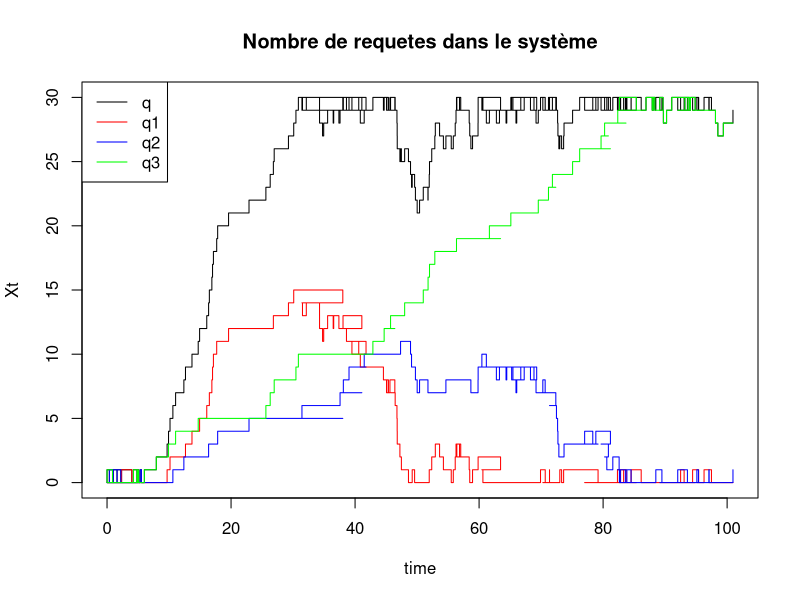

Recreate this plot in R.
## ---- chunk 1
knitr::opts_chunk$set(echo = TRUE)
## ---- chunk 2
simQueue <- function(lambda, mu, N, t, p1, p2, p3, debug, plotXt) {
  
  print('*****[INFO] Vérification des paramètres*****')
  stopifnot(p1+p2+p3==1) # On arrête si p1+p2+p3 != 1
  stopifnot(lambda!=mu) # On arrête si lambda = mu (on ne veut pas ro = 1 pour éviter une division par 0)
  
  print('*****[INFO] Initialisation du serveur*****')
  t.end   <- t # Durée max de la simulation
  t.clock <- 0    # Durée courante

  q <- 0 # Queue Générale
  q1 <- 0 # Part p1
  q2 <- 0 # Part p2
  q3 <- 0 # Part p3
  nextJob <- rexp(1,lambda) # Tps avant le prochain job
  nextDep <- 0 # Prochain départ
  tours <- 0 # Variable pour compter les tours (nombre de jobs total)
  nbLaunch <- 0 # Nombre de jobs lancés (général)
  nbLaunch1 <- 0 # Nombre de jobs lancés (p1)
  nbLaunch2 <- 0 # Nombre de jobs lancés (p2)
  nbLaunch3 <- 0 # Nombre de jobs lancés (p3)
  nbTerm <- 0 # Nombre de jobs terminés (général)
  nbTerm1 <- 0 # Nombre de jobs terminés (p1)
  nbTerm2 <- 0 # Nombre de jobs terminés (p2)
  nbTerm3 <- 0 # Nombre de jobs terminés (p3)
  nbCancelled <- 0 # Nombre de jobs annulés
  sommeReq <- 0 # Somme de la séquence des nombres de requetes en queue (pour la moyenne)
  
  # Si l'utilisateur veut plotter, on prépare le plot
  if(plotXt) {
    xax <- 0 # Axe du temps
    yax <- 0 # Axe du nombre de requetes à un instant t (total)
    yax1 <- 0 # Axe du nombre de requetes à un instant t (p1)
    yax2 <- 0 # Axe du nombre de requetes à un instant t (p2)
    yax3 <- 0 # Axe du nombre de requetes à un instant t (p3)
  }

  #On va faire du fifo
  print('*****[INFO] Démarrage*****')
  while(t.clock < t.end) { # Tant que c'est pas fini
    if((nextJob < nextDep && q < N) || q == 0) { # Si c'est le 1er tour ou qu'on doit ajouter un job
      if(debug) # On affiche les jobs lancés en debug
        print('*****[DEBUG/INFO] Un job a été lancé !*****')
      t.clock = t.clock + nextJob # On augmente le tps virtuel
      if(q==0) { # Si la queue est vide
        nextDep = nextDep - nextJob # On peut préparer le prochain départ
      }
      nextJob = rexp(1,lambda) # On génère le job suivant
      q = q + 1 # On le met dans la queue
      v <- runif(1) # On tire un nombre dans [0,1]
      if(v < p1) { # Si la requete est prioritaire
        q1 = q1 + 1
        nbLaunch1 = nbLaunch1 + 1 # On le compte
      } else if(v < (p1+p2)) { # Sinon si la requete est normale
        q2 = q2 + 1
        nbLaunch2 = nbLaunch2 + 1 # On le compte
      } else { # Sinon la requete est lente
        q3 = q3 + 1
        nbLaunch3 = nbLaunch3 + 1 # On le compte
      }
      nbLaunch = nbLaunch + 1 # On le compte
    } else { # Sinon, on va peut être annuler ou terminer un job
      if(debug) # En mode debug
        print('*****[DEBUG/INFO] Un job a été terminé !*****')
      if(nextJob < nextDep && debug) # En mode debug
        print('*****[DEBUG/WARNING] Un job a été annulé !*****')
      if(nextJob < nextDep) # Si on était censés recevoir un job, on l'annule car la queue est pleine
        nbCancelled = nbCancelled +1
      t.clock = t.clock + nextDep # On augmente le tps virtuel
      nextJob = nextJob - nextDep # On peu préparer le prochain job
      nextDep = rexp(1,mu) # On génère le prochain départ (tps de service)
      q = q - 1 # On enlève le job annulé de la queue
      if(q1 > 0) { # On prend en priorité la q1
        q1 = q1 -1
        nbTerm1 = nbTerm1 + 1 # On le compte 
      } else if(q2 > 0) { # Puis la q2
        q2 = q2 -1
        nbTerm2 = nbTerm2 + 1 # On le compte 
      } else { # Et enfin la q3
        q3 = q3 - 1
        nbTerm3 = nbTerm3 + 1 # On le compte 
      }
      nbTerm = nbTerm + 1 # On le compte 
    }
    tours = tours + 1 # On compte les tours
    sommeReq = sommeReq + q # On somme la moyenne des requetes
    if(plotXt) { # Si on veut plotter
      xax = c(xax,t.clock) # On combine les vecteurs
      yax = c(yax,q) # On combine les vecteurs (total)
      yax1 = c(yax1,q1) # On combine les vecteurs (p1)
      yax2 = c(yax2,q2) # On combine les vecteurs (p1)
      yax3 = c(yax3,q3) # On combine les vecteurs (p1)
    }
  }
  
  if(plotXt) { # Si on veut plotter
    #Légende du graph
    plot(xax, yax, xlab="time", ylab="Xt", type="s", main="Nombre de requetes dans le système") # On plote
    points(xax, yax1, col="red", pch=NA_integer_)
    lines(xax, yax1, col="red",type="s")
    points(xax, yax2, col="blue", pch=NA_integer_)
    lines(xax, yax2, col="blue",type="s")
    points(xax, yax3, col="green", pch=NA_integer_)
    lines(xax, yax3, col="green",type="s")
    legend("topleft",legend=c("q","q1","q2","q3"), col=c("black", "red","blue","green"),lty=c(1,1,1,1), ncol=1)
  }
  
  print('*****[INFO] Nombre d\'éléments en queue (total) :*****')
  print(q)
  print('*****[INFO] Nombre d\'éléments en queue (p1) :*****')
  print(q1)
  print('*****[INFO] Nombre d\'éléments en queue (p2) :*****')
  print(q2)
  print('*****[INFO] Nombre d\'éléments en queue (p3) :*****')
  print(q3)
  print('*****[INFO] Nombre de jobs lancés (total) :*****')
  print(nbLaunch)
  print('*****[INFO] Nombre de jobs lancés (p1) :*****')
  print(nbLaunch1)
  print('*****[INFO] Nombre de jobs lancés (p2) :*****')
  print(nbLaunch2)
  print('*****[INFO] Nombre de jobs lancés (p3) :*****')
  print(nbLaunch3)
  print('*****[INFO] Nombre de jobs terminés (total) :*****')
  print(nbTerm)
  print('*****[INFO] Nombre de jobs terminés (p1) :*****')
  print(nbTerm1)
  print('*****[INFO] Nombre de jobs terminés (p2) :*****')
  print(nbTerm2)
  print('*****[INFO] Nombre de jobs terminés (p3) :*****')
  print(nbTerm3)
  print('*****[INFO] Pourcentage de jobs terminés (total) :*****')
  print(nbTerm/nbLaunch*100)
  print('*****[INFO] Pourcentage de jobs terminés (p1) :*****')
  print(nbTerm1/nbLaunch1*100)
  print('*****[INFO] Pourcentage de jobs terminés (p2) :*****')
  print(nbTerm2/nbLaunch2*100)
  print('*****[INFO] Pourcentage de jobs terminés (p3) :*****')
  print(nbTerm3/nbLaunch3*100)
  print('*****[INFO] Nombre de jobs annulés :*****')
  print(nbCancelled)
  print('*****[INFO] Nombre de tours :*****')
  print(tours)
  print('*****[INFO] Nombre moyen de requetes (simulé) :*****')
  print(sommeReq/tours)
  print('*****[INFO] Nombre moyen de requetes (théorique) :*****')
  ro <- lambda/mu
  Etx <- (((1-(ro^(N-1))) / (1-ro)) - N*(ro^(N))) * (ro / (1-(ro^(N+1))))
  print(Etx)
  print('*****[INFO] Taux de perte (simulé) :*****')
  print(nbCancelled/tours)
  print('*****[INFO] Taux de perte (théorique) :*****')
  print(((1-ro)/(1-ro^(N+1)))*ro^(N))
  print('*****[INFO] Simulation terminée*****')
}
simQueue(1.3333,1,30,100,1/3,1/3,1/3,FALSE,TRUE)
